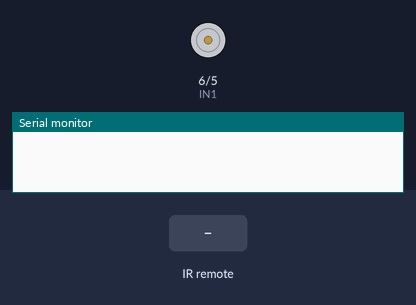
Bench run of a sketch on a simulated Arduino Uno, built with avr-gcc and run on an emulated ATmega328P. Parts: motor-driver pin pairs drawn as motors (green arrow = first pin HIGH = forward, orange = second pin HIGH = backward, longer = more drive), the last lines printed to the serial monitor. The inputs (shaded band) are chosen by the test bench.

Above: at 1.2 s.
1.3 s: infrared code 0x11 received
At 2.4 s:
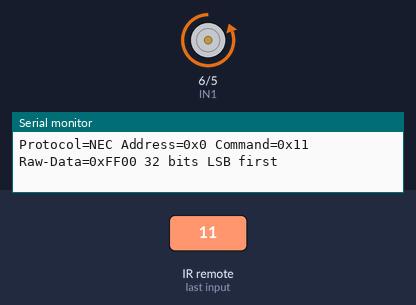
2.8 s: infrared code 0x12 received
At 3.6 s:
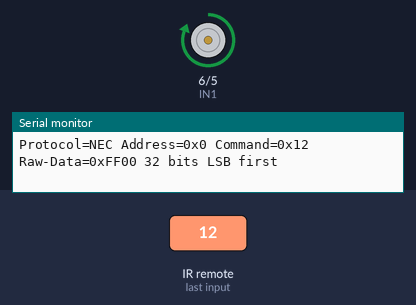
Timing chart, 0 to 5.8 s (numbered marks = the images above; inputs shaded):
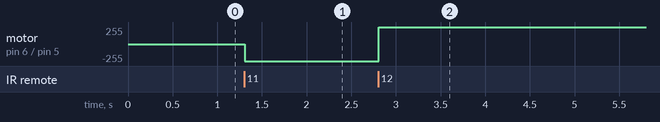

Measured:
- after the input at 1.3 s, motor on pin 6 (IN1) / pin 5 (IN2): stopped → backward 255/255 at once
- after the input at 2.8 s, motor on pin 6 (IN1) / pin 5 (IN2): backward 255/255 → forward 255/255 at once

The sketch:

nhan.ino
```cpp
#include <IRremote.h>
#define IR_RECEIVE_PIN 2

// OUT1 và OUT2 nối với động cơ DC
// 12V L298N với 5V Arduino , GND L289N nối với GND Arduino
#define IN1 6 // D6 (chân số)
#define IN2 5 // D5 (chân số)
#define MAX_SPEED 255
#define MIN_SPEED 0

void Lui(int speed) {
  speed = constrain(speed, MIN_SPEED, MAX_SPEED);
  digitalWrite(IN1, LOW);
  analogWrite(IN2, speed);
}
void Dung() {
  digitalWrite(IN1, LOW);
  digitalWrite(IN2, LOW);
}
void Tien(int speed) {
  speed = constrain(speed, MIN_SPEED, MAX_SPEED);
  analogWrite(IN1, speed);
  digitalWrite(IN2, LOW);
}
void NhanhDan(){
  digitalWrite(IN2 , LOW);
  for (int i = 100 ; i <= 255 ; i++){
    analogWrite(IN1 , i);
    delay(50);
  }
}
void ChamDan(){
  digitalWrite(IN2 , LOW);
  for (int i = 255; i >= 100 ; i--){
    analogWrite(IN1 , i);
    delay(50);
  }
}

void setup() {
  Serial.begin(9600);
  IrReceiver.begin(IR_RECEIVE_PIN, ENABLE_LED_FEEDBACK);
  pinMode(IN1, OUTPUT);
  pinMode(IN2, OUTPUT);
}

void loop() {
  if(IrReceiver.decode()) {
    IrReceiver.printIRResultShort(&Serial);
    switch (IrReceiver.decodedIRData.command) {
      case 0x11:
        Lui(255);
        break;
      case 0x12:
        Tien(255);
        break;
    }
    IrReceiver.resume();
  }
}
```
